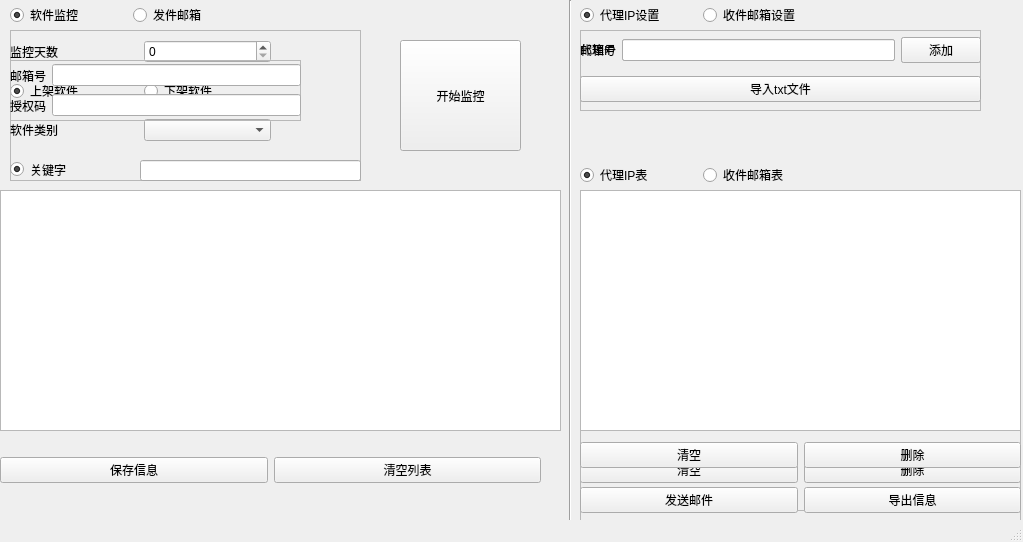
<?xml version="1.0" encoding="UTF-8"?>
<ui version="4.0">
 <class>MainWindow</class>
 <widget class="QMainWindow" name="MainWindow">
  <property name="geometry">
   <rect>
    <x>0</x>
    <y>0</y>
    <width>1023</width>
    <height>542</height>
   </rect>
  </property>
  <property name="windowTitle">
   <string>MainWindow</string>
  </property>
  <widget class="QWidget" name="centralwidget">
   <widget class="QWidget" name="horizontalLayoutWidget">
    <property name="geometry">
     <rect>
      <x>10</x>
      <y>0</y>
      <width>239</width>
      <height>31</height>
     </rect>
    </property>
    <layout class="QHBoxLayout" name="horizontalLayout">
     <item>
      <widget class="QRadioButton" name="radioButton_set_jk">
       <property name="text">
        <string>软件监控</string>
       </property>
       <property name="checked">
        <bool>true</bool>
       </property>
      </widget>
     </item>
     <item>
      <widget class="QRadioButton" name="radioButton_set_host">
       <property name="text">
        <string>发件邮箱</string>
       </property>
      </widget>
     </item>
    </layout>
   </widget>
   <widget class="QWidget" name="horizontalLayoutWidget_2">
    <property name="geometry">
     <rect>
      <x>580</x>
      <y>0</y>
      <width>239</width>
      <height>31</height>
     </rect>
    </property>
    <layout class="QHBoxLayout" name="horizontalLayout_2">
     <item>
      <widget class="QRadioButton" name="radioButton_set_ip">
       <property name="text">
        <string>代理IP设置</string>
       </property>
       <property name="checked">
        <bool>true</bool>
       </property>
      </widget>
     </item>
     <item>
      <widget class="QRadioButton" name="radioButton_set_mail">
       <property name="text">
        <string>收件邮箱设置</string>
       </property>
      </widget>
     </item>
    </layout>
   </widget>
   <widget class="QWidget" name="horizontalLayoutWidget_3">
    <property name="geometry">
     <rect>
      <x>0</x>
      <y>190</y>
      <width>561</width>
      <height>241</height>
     </rect>
    </property>
    <layout class="QHBoxLayout" name="horizontalLayout_3">
     <property name="spacing">
      <number>0</number>
     </property>
     <item>
      <widget class="QTableWidget" name="tableWidget"/>
     </item>
    </layout>
   </widget>
   <widget class="QFrame" name="frame_IPList">
    <property name="geometry">
     <rect>
      <x>580</x>
      <y>190</y>
      <width>441</width>
      <height>321</height>
     </rect>
    </property>
    <property name="frameShape">
     <enum>QFrame::StyledPanel</enum>
    </property>
    <property name="frameShadow">
     <enum>QFrame::Raised</enum>
    </property>
    <widget class="QWidget" name="horizontalLayoutWidget_6">
     <property name="geometry">
      <rect>
       <x>0</x>
       <y>0</y>
       <width>441</width>
       <height>241</height>
      </rect>
     </property>
     <layout class="QHBoxLayout" name="horizontalLayout_6">
      <property name="spacing">
       <number>0</number>
      </property>
      <item>
       <widget class="QListWidget" name="listWidget_ip"/>
      </item>
     </layout>
    </widget>
    <widget class="QWidget" name="horizontalLayoutWidget_12">
     <property name="geometry">
      <rect>
       <x>0</x>
       <y>240</y>
       <width>441</width>
       <height>80</height>
      </rect>
     </property>
     <layout class="QHBoxLayout" name="horizontalLayout_13">
      <item>
       <widget class="QPushButton" name="pushButton_clearIP">
        <property name="text">
         <string>清空</string>
        </property>
       </widget>
      </item>
      <item>
       <widget class="QPushButton" name="pushButton_deleteIP">
        <property name="text">
         <string>删除</string>
        </property>
       </widget>
      </item>
     </layout>
    </widget>
   </widget>
   <widget class="QFrame" name="frame_SMList">
    <property name="geometry">
     <rect>
      <x>580</x>
      <y>190</y>
      <width>441</width>
      <height>381</height>
     </rect>
    </property>
    <property name="frameShape">
     <enum>QFrame::StyledPanel</enum>
    </property>
    <property name="frameShadow">
     <enum>QFrame::Raised</enum>
    </property>
    <widget class="QFrame" name="frame_IPList_2">
     <property name="geometry">
      <rect>
       <x>0</x>
       <y>0</y>
       <width>441</width>
       <height>241</height>
      </rect>
     </property>
     <property name="frameShape">
      <enum>QFrame::StyledPanel</enum>
     </property>
     <property name="frameShadow">
      <enum>QFrame::Raised</enum>
     </property>
     <widget class="QWidget" name="horizontalLayoutWidget_8">
      <property name="geometry">
       <rect>
        <x>0</x>
        <y>0</y>
        <width>441</width>
        <height>241</height>
       </rect>
      </property>
      <layout class="QHBoxLayout" name="horizontalLayout_8">
       <property name="spacing">
        <number>0</number>
       </property>
       <item>
        <widget class="QListWidget" name="listWidget_mail"/>
       </item>
      </layout>
     </widget>
    </widget>
    <widget class="QWidget" name="horizontalLayoutWidget_10">
     <property name="geometry">
      <rect>
       <x>0</x>
       <y>240</y>
       <width>441</width>
       <height>51</height>
      </rect>
     </property>
     <layout class="QHBoxLayout" name="horizontalLayout_11">
      <item>
       <widget class="QPushButton" name="pushButton_clearMail">
        <property name="text">
         <string>清空</string>
        </property>
       </widget>
      </item>
      <item>
       <widget class="QPushButton" name="pushButton_delteMail">
        <property name="text">
         <string>删除</string>
        </property>
       </widget>
      </item>
     </layout>
    </widget>
    <widget class="QWidget" name="horizontalLayoutWidget_7">
     <property name="geometry">
      <rect>
       <x>0</x>
       <y>270</y>
       <width>441</width>
       <height>80</height>
      </rect>
     </property>
     <layout class="QHBoxLayout" name="horizontalLayout_7">
      <item>
       <widget class="QPushButton" name="pushButton_sendMail">
        <property name="text">
         <string>发送邮件</string>
        </property>
       </widget>
      </item>
      <item>
       <widget class="QPushButton" name="pushButton_saveMail">
        <property name="text">
         <string>导出信息</string>
        </property>
       </widget>
      </item>
     </layout>
    </widget>
   </widget>
   <widget class="QWidget" name="horizontalLayoutWidget_4">
    <property name="geometry">
     <rect>
      <x>580</x>
      <y>160</y>
      <width>239</width>
      <height>31</height>
     </rect>
    </property>
    <layout class="QHBoxLayout" name="horizontalLayout_4">
     <item>
      <widget class="QRadioButton" name="radioButton_list_ip">
       <property name="text">
        <string>代理IP表</string>
       </property>
       <property name="checked">
        <bool>true</bool>
       </property>
      </widget>
     </item>
     <item>
      <widget class="QRadioButton" name="radioButton_list_mail">
       <property name="text">
        <string>收件邮箱表</string>
       </property>
      </widget>
     </item>
    </layout>
   </widget>
   <widget class="QFrame" name="frame_JK">
    <property name="geometry">
     <rect>
      <x>10</x>
      <y>30</y>
      <width>351</width>
      <height>151</height>
     </rect>
    </property>
    <property name="frameShape">
     <enum>QFrame::StyledPanel</enum>
    </property>
    <property name="frameShadow">
     <enum>QFrame::Raised</enum>
    </property>
    <widget class="QWidget" name="gridLayoutWidget">
     <property name="geometry">
      <rect>
       <x>0</x>
       <y>0</y>
       <width>261</width>
       <height>121</height>
      </rect>
     </property>
     <layout class="QGridLayout" name="gridLayout">
      <item row="0" column="0">
       <widget class="QLabel" name="label">
        <property name="text">
         <string>监控天数</string>
        </property>
       </widget>
      </item>
      <item row="1" column="0">
       <widget class="QRadioButton" name="radioButton_up">
        <property name="text">
         <string>上架软件</string>
        </property>
        <property name="checked">
         <bool>true</bool>
        </property>
       </widget>
      </item>
      <item row="0" column="1">
       <widget class="QSpinBox" name="spinBox_day"/>
      </item>
      <item row="1" column="1">
       <widget class="QRadioButton" name="radioButton_down">
        <property name="text">
         <string>下架软件</string>
        </property>
       </widget>
      </item>
      <item row="2" column="1">
       <widget class="QComboBox" name="comboBox_type"/>
      </item>
      <item row="2" column="0">
       <widget class="QLabel" name="label_2">
        <property name="text">
         <string>软件类别</string>
        </property>
       </widget>
      </item>
     </layout>
    </widget>
    <widget class="QRadioButton" name="radioButton_keys">
     <property name="geometry">
      <rect>
       <x>0</x>
       <y>130</y>
       <width>72</width>
       <height>19</height>
      </rect>
     </property>
     <property name="text">
      <string>关键字</string>
     </property>
     <property name="checked">
      <bool>true</bool>
     </property>
    </widget>
    <widget class="QLineEdit" name="lineEdit">
     <property name="geometry">
      <rect>
       <x>130</x>
       <y>130</y>
       <width>221</width>
       <height>21</height>
      </rect>
     </property>
    </widget>
   </widget>
   <widget class="QFrame" name="frame_SMF">
    <property name="geometry">
     <rect>
      <x>10</x>
      <y>60</y>
      <width>291</width>
      <height>61</height>
     </rect>
    </property>
    <property name="frameShape">
     <enum>QFrame::StyledPanel</enum>
    </property>
    <property name="frameShadow">
     <enum>QFrame::Raised</enum>
    </property>
    <widget class="QWidget" name="horizontalLayoutWidget_5">
     <property name="geometry">
      <rect>
       <x>0</x>
       <y>0</y>
       <width>291</width>
       <height>31</height>
      </rect>
     </property>
     <layout class="QHBoxLayout" name="horizontalLayout_5">
      <item>
       <widget class="QLabel" name="label_3">
        <property name="text">
         <string>邮箱号</string>
        </property>
       </widget>
      </item>
      <item>
       <widget class="QLineEdit" name="lineEdit_host"/>
      </item>
     </layout>
    </widget>
    <widget class="QWidget" name="horizontalLayoutWidget_9">
     <property name="geometry">
      <rect>
       <x>0</x>
       <y>30</y>
       <width>291</width>
       <height>31</height>
      </rect>
     </property>
     <layout class="QHBoxLayout" name="horizontalLayout_10">
      <item>
       <widget class="QLabel" name="label_5">
        <property name="text">
         <string>授权码</string>
        </property>
       </widget>
      </item>
      <item>
       <widget class="QLineEdit" name="lineEdit_pass"/>
      </item>
     </layout>
    </widget>
   </widget>
   <widget class="QFrame" name="frame_IPadd">
    <property name="geometry">
     <rect>
      <x>580</x>
      <y>30</y>
      <width>401</width>
      <height>81</height>
     </rect>
    </property>
    <property name="frameShape">
     <enum>QFrame::StyledPanel</enum>
    </property>
    <property name="frameShadow">
     <enum>QFrame::Raised</enum>
    </property>
    <widget class="QWidget" name="gridLayoutWidget_2">
     <property name="geometry">
      <rect>
       <x>0</x>
       <y>0</y>
       <width>401</width>
       <height>80</height>
      </rect>
     </property>
     <layout class="QGridLayout" name="gridLayout_2">
      <item row="0" column="0">
       <widget class="QLabel" name="label_6">
        <property name="text">
         <string>代理IP</string>
        </property>
       </widget>
      </item>
      <item row="0" column="1">
       <widget class="QLineEdit" name="lineEdit_ipadd"/>
      </item>
      <item row="0" column="2">
       <widget class="QPushButton" name="pushButton_ipadd">
        <property name="text">
         <string>添加</string>
        </property>
       </widget>
      </item>
      <item row="1" column="0" colspan="3">
       <widget class="QPushButton" name="pushButton_ipLoad">
        <property name="text">
         <string>导入txt文件</string>
        </property>
       </widget>
      </item>
     </layout>
    </widget>
   </widget>
   <widget class="QFrame" name="frame_SMadd">
    <property name="geometry">
     <rect>
      <x>580</x>
      <y>30</y>
      <width>401</width>
      <height>81</height>
     </rect>
    </property>
    <property name="frameShape">
     <enum>QFrame::StyledPanel</enum>
    </property>
    <property name="frameShadow">
     <enum>QFrame::Raised</enum>
    </property>
    <widget class="QWidget" name="gridLayoutWidget_5">
     <property name="geometry">
      <rect>
       <x>0</x>
       <y>0</y>
       <width>401</width>
       <height>80</height>
      </rect>
     </property>
     <layout class="QGridLayout" name="gridLayout_5">
      <item row="0" column="0">
       <widget class="QLabel" name="label_9">
        <property name="text">
         <string>邮箱号</string>
        </property>
       </widget>
      </item>
      <item row="0" column="1">
       <widget class="QLineEdit" name="lineEdit_mailadd"/>
      </item>
      <item row="0" column="2">
       <widget class="QPushButton" name="pushButton_mailadd">
        <property name="text">
         <string>添加</string>
        </property>
       </widget>
      </item>
      <item row="1" column="0" colspan="3">
       <widget class="QPushButton" name="pushButton_mailLoad">
        <property name="text">
         <string>导入txt文件</string>
        </property>
       </widget>
      </item>
     </layout>
    </widget>
   </widget>
   <widget class="Line" name="line">
    <property name="geometry">
     <rect>
      <x>560</x>
      <y>0</y>
      <width>20</width>
      <height>521</height>
     </rect>
    </property>
    <property name="orientation">
     <enum>Qt::Vertical</enum>
    </property>
   </widget>
   <widget class="QPushButton" name="startButton">
    <property name="geometry">
     <rect>
      <x>400</x>
      <y>40</y>
      <width>121</width>
      <height>111</height>
     </rect>
    </property>
    <property name="text">
     <string>开始监控</string>
    </property>
   </widget>
   <widget class="QWidget" name="horizontalLayoutWidget_11">
    <property name="geometry">
     <rect>
      <x>0</x>
      <y>430</y>
      <width>541</width>
      <height>80</height>
     </rect>
    </property>
    <layout class="QHBoxLayout" name="horizontalLayout_12">
     <item>
      <widget class="QPushButton" name="pushButton_saveInfo">
       <property name="text">
        <string>保存信息</string>
       </property>
      </widget>
     </item>
     <item>
      <widget class="QPushButton" name="pushButton_clearInfo">
       <property name="text">
        <string>清空列表</string>
       </property>
      </widget>
     </item>
    </layout>
   </widget>
  </widget>
  <widget class="QStatusBar" name="statusBar"/>
 </widget>
 <resources/>
 <connections>
  <connection>
   <sender>radioButton_set_jk</sender>
   <signal>toggled(bool)</signal>
   <receiver>frame_JK</receiver>
   <slot>setVisible(bool)</slot>
   <hints>
    <hint type="sourcelabel">
     <x>37</x>
     <y>38</y>
    </hint>
    <hint type="destinationlabel">
     <x>305</x>
     <y>64</y>
    </hint>
   </hints>
  </connection>
  <connection>
   <sender>radioButton_set_host</sender>
   <signal>toggled(bool)</signal>
   <receiver>frame_SMF</receiver>
   <slot>setVisible(bool)</slot>
   <hints>
    <hint type="sourcelabel">
     <x>191</x>
     <y>47</y>
    </hint>
    <hint type="destinationlabel">
     <x>191</x>
     <y>88</y>
    </hint>
   </hints>
  </connection>
  <connection>
   <sender>radioButton_list_ip</sender>
   <signal>toggled(bool)</signal>
   <receiver>frame_IPList</receiver>
   <slot>setVisible(bool)</slot>
   <hints>
    <hint type="sourcelabel">
     <x>633</x>
     <y>204</y>
    </hint>
    <hint type="destinationlabel">
     <x>1020</x>
     <y>260</y>
    </hint>
   </hints>
  </connection>
  <connection>
   <sender>radioButton_list_mail</sender>
   <signal>toggled(bool)</signal>
   <receiver>frame_SMList</receiver>
   <slot>setVisible(bool)</slot>
   <hints>
    <hint type="sourcelabel">
     <x>748</x>
     <y>194</y>
    </hint>
    <hint type="destinationlabel">
     <x>1020</x>
     <y>389</y>
    </hint>
   </hints>
  </connection>
  <connection>
   <sender>radioButton_set_ip</sender>
   <signal>toggled(bool)</signal>
   <receiver>frame_IPadd</receiver>
   <slot>setVisible(bool)</slot>
   <hints>
    <hint type="sourcelabel">
     <x>619</x>
     <y>39</y>
    </hint>
    <hint type="destinationlabel">
     <x>671</x>
     <y>60</y>
    </hint>
   </hints>
  </connection>
  <connection>
   <sender>radioButton_set_mail</sender>
   <signal>toggled(bool)</signal>
   <receiver>frame_SMadd</receiver>
   <slot>setVisible(bool)</slot>
   <hints>
    <hint type="sourcelabel">
     <x>709</x>
     <y>38</y>
    </hint>
    <hint type="destinationlabel">
     <x>726</x>
     <y>129</y>
    </hint>
   </hints>
  </connection>
  <connection>
   <sender>radioButton_keys</sender>
   <signal>toggled(bool)</signal>
   <receiver>lineEdit</receiver>
   <slot>setVisible(bool)</slot>
   <hints>
    <hint type="sourcelabel">
     <x>48</x>
     <y>198</y>
    </hint>
    <hint type="destinationlabel">
     <x>158</x>
     <y>197</y>
    </hint>
   </hints>
  </connection>
 </connections>
</ui>
